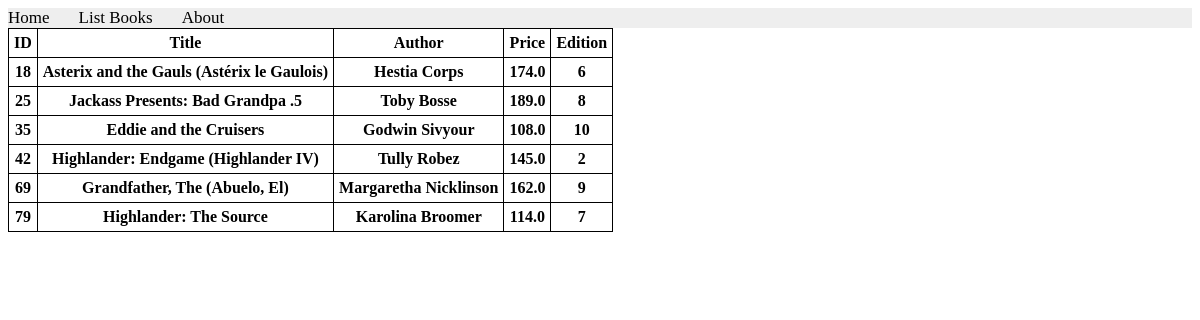
The page /books/complex/query on the database its author committed.
### apps/bookmodule/models.py (models this page shows)
class Book(models.Model):
    title = models.CharField(max_length = 50)
    author = models.CharField(max_length = 50)
    price = models.FloatField(default = 0.0)
    edition = models.SmallIntegerField(default = 1)

### apps/bookmodule/views.py (the view)
# urls.py: path('complex/query',views.complex_query, name='books.complex_query'),
def complex_query(request):
    mybooks=books=Book.objects.filter(author__isnull =False).filter(title__icontains='and').filter(edition__gte = 2).exclude(price__lte = 100)[:10]
    if len(mybooks)>=1:
        return render(request, 'bookmodule/booklist.html', {'books':mybooks})
    else:
        return render(request, 'bookmodule/index.html')

### apps/templates/bookmodule/booklist.html (shortened to what this page needs)
{% extends "layouts/base.html" %}
{% load static %}
{% block content %}
<table>
        <thead>
                <tr>
                        <th>ID</th>
                        <th>Title</th>
                        <th>Author</th>
                        <th>Price</th>
                        <th>Edition</th>
                </tr>
        </thead>
        <tbody>
                {% for obj in books %}
                {% if obj.id > 0 %}
                <tr>
                <th>{{obj.id}} </th>
                <th>{{obj.title}} </th>
                <th>{{obj.author}} </th>
                <th>{{obj.price}} </th>
                <th>{{obj.edition}} </th>
                </tr>
                {%endif %}
                {% endfor %}
        </tbody>
</table>
    {% endblock content %}

### apps/templates/bookmodule/booklist.html (style rules this page uses)
table, td, th { border: 1px solid; border-collapse: collapse; padding: 5px; }

### rows shown on the page
Book: id "18", title "Asterix and the Gauls (Astérix le Gaulois)", author "Hestia Corps", price "174.0", edition "6"
Book: id "25", title "Jackass Presents: Bad Grandpa .5", author "Toby Bosse", price "189.0", edition "8"
Book: id "35", title "Eddie and the Cruisers", author "Godwin Sivyour", price "108.0", edition "10"
Book: id "42", title "Highlander: Endgame (Highlander IV)", author "Tully Robez", price "145.0", edition "2"
Book: id "69", title "Grandfather, The (Abuelo, El)", author "Margaretha Nicklinson", price "162.0", edition "9"
Book: id "79", title "Highlander: The Source", author "Karolina Broomer", price "114.0", edition "7"
